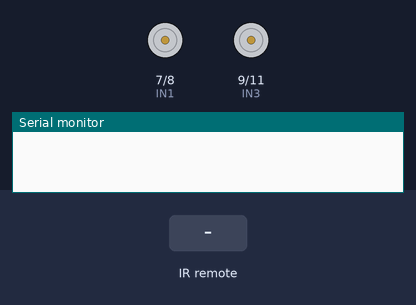
Recording of a sketch running on a simulated Arduino Uno, built with avr-gcc and run on an emulated ATmega328P. Parts: motor-driver pin pairs drawn as motors (green arrow = first pin HIGH = forward, orange = second pin HIGH = backward, longer = more drive, scaled by the enable pin), the last lines printed to the serial monitor. The inputs (shaded band) are chosen by the test bench.

Above: at 1.2 s.
1.3 s: infrared code 0xFF629D received
At 1.4 s:
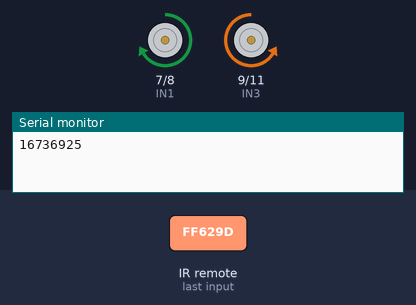
3.0 s: infrared code 0xFFA857 received
At 3.1 s:
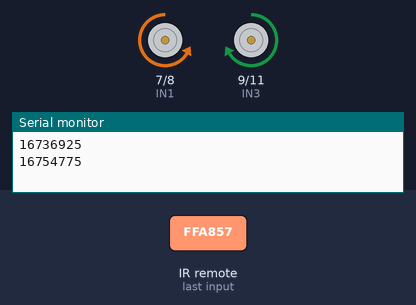
4.7 s: infrared code 0xFF22DD received
At 4.8 s:
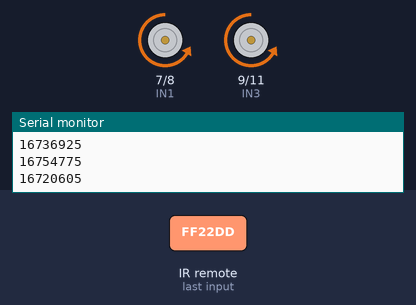
6.4 s: infrared code 0xFFC23D received
At 6.5 s:
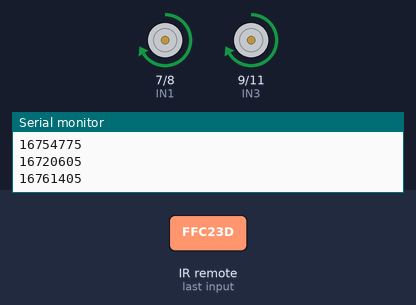
Timing chart, 0 to 9.1 s (numbered marks = the images above; inputs shaded):
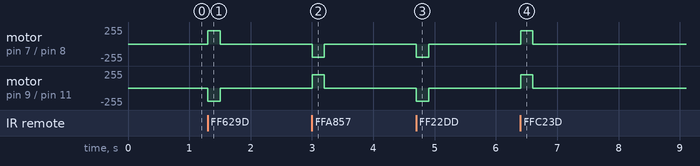

The sketch:

infrared.ino
```cpp
//infrared controlled car has 5 buttons, forward, backward, left, right, and stop. Hold button to continue command

#include <IRremote.h>

//IR Remote Codes, specified in remote manual
#define FORWARD 16736925
#define BACK    16754775
#define LEFT    16720605
#define RIGHT   16761405
#define STOP    16712445

#define RECV_PIN  12

#define ENB 5   // Left  wheel speed
#define IN1 7   // Left  wheel forward
#define IN2 8   // Left  wheel reverse
#define IN3 9   // Right wheel reverse
#define IN4 11  // Right wheel forward
#define ENA 6   // Right wheel speed
#define carSpeed 200  // initial speed of car >=0 to <=255

IRrecv irrecv(RECV_PIN); //create an IRrecv object and specify signal pin
decode_results results; //create a decode_results object, a data type part of IRremote.h
unsigned long val;
unsigned long preMillis;

void forward() {
  analogWrite(ENA, carSpeed);
  analogWrite(ENB, carSpeed);
  digitalWrite(IN1, HIGH);
  digitalWrite(IN2, LOW);
  digitalWrite(IN3, LOW);
  digitalWrite(IN4, HIGH);
}

void back(){
  analogWrite(ENA, carSpeed);
  analogWrite(ENB, carSpeed);
  digitalWrite(IN1, LOW);
  digitalWrite(IN2, HIGH);
  digitalWrite(IN3, HIGH);
  digitalWrite(IN4, LOW);
}

void left(){
  analogWrite(ENA, carSpeed);
  analogWrite(ENB, carSpeed);
  digitalWrite(IN1, LOW);
  digitalWrite(IN2, HIGH);
  digitalWrite(IN3, LOW);
  digitalWrite(IN4, HIGH);
}

void right(){
  analogWrite(ENA, carSpeed);
  analogWrite(ENB, carSpeed);
  digitalWrite(IN1, HIGH);
  digitalWrite(IN2, LOW);
  digitalWrite(IN3, HIGH);
  digitalWrite(IN4, LOW);
}

void halt(){
  digitalWrite(ENA, LOW);
  digitalWrite(ENB, LOW);
}

void setup() {
  Serial.begin(9600);
  pinMode(IN1, OUTPUT);
  pinMode(IN2, OUTPUT);
  pinMode(IN3, OUTPUT);
  pinMode(IN4, OUTPUT);
  pinMode(ENA, OUTPUT);
  pinMode(ENB, OUTPUT);
  halt();
  irrecv.enableIRIn();  //start the receiver
  irrecv.blink13(true); // blink on board LED when an IR signal is received
}

void loop() {
  if (irrecv.decode(&results)){  //returns true if signal is received
    preMillis = millis();
    val = results.value; //a decimal number, the IR Key Code
    Serial.println(val);
    irrecv.resume(); //reset receiver, prepare to receive next code (signal)
    switch(val){
      case FORWARD: forward();  break;
      case BACK:    back();     break;
      case LEFT:    left();     break;
      case RIGHT:   right();    break;
      case STOP:    halt();     break;
      default:                  break;
      //if you hold down a button, after sending the initial code it will repeat max value FFFFFF code.
      //by setting a default case of "nothing", the robot will continue the last command when it receives the repeat code
    }
  }
  else{
    if(millis() - preMillis > 200){ //if no command is received in a half second, stop
      halt();
      preMillis = millis();
    }
  }
}
```

Measured:
- after the input at 1.3 s, motor on pin 7 (IN1) / pin 8 (IN2): stopped → forward 200/255 at once, → stopped 0.20 s later; motor on pin 9 (IN3) / pin 11 (IN4): stopped → backward 200/255 at once, → stopped 0.20 s later
- after the input at 3.0 s, motor on pin 7 (IN1) / pin 8 (IN2): stopped → backward 200/255 at once, → stopped 0.20 s later; motor on pin 9 (IN3) / pin 11 (IN4): stopped → forward 200/255 at once, → stopped 0.20 s later
- after the input at 4.7 s, motor on pin 7 (IN1) / pin 8 (IN2), motor on pin 9 (IN3) / pin 11 (IN4): stopped → backward 200/255 at once, → stopped 0.20 s later
- after the input at 6.4 s, motor on pin 7 (IN1) / pin 8 (IN2), motor on pin 9 (IN3) / pin 11 (IN4): stopped → forward 200/255 at once, → stopped 0.20 s later
